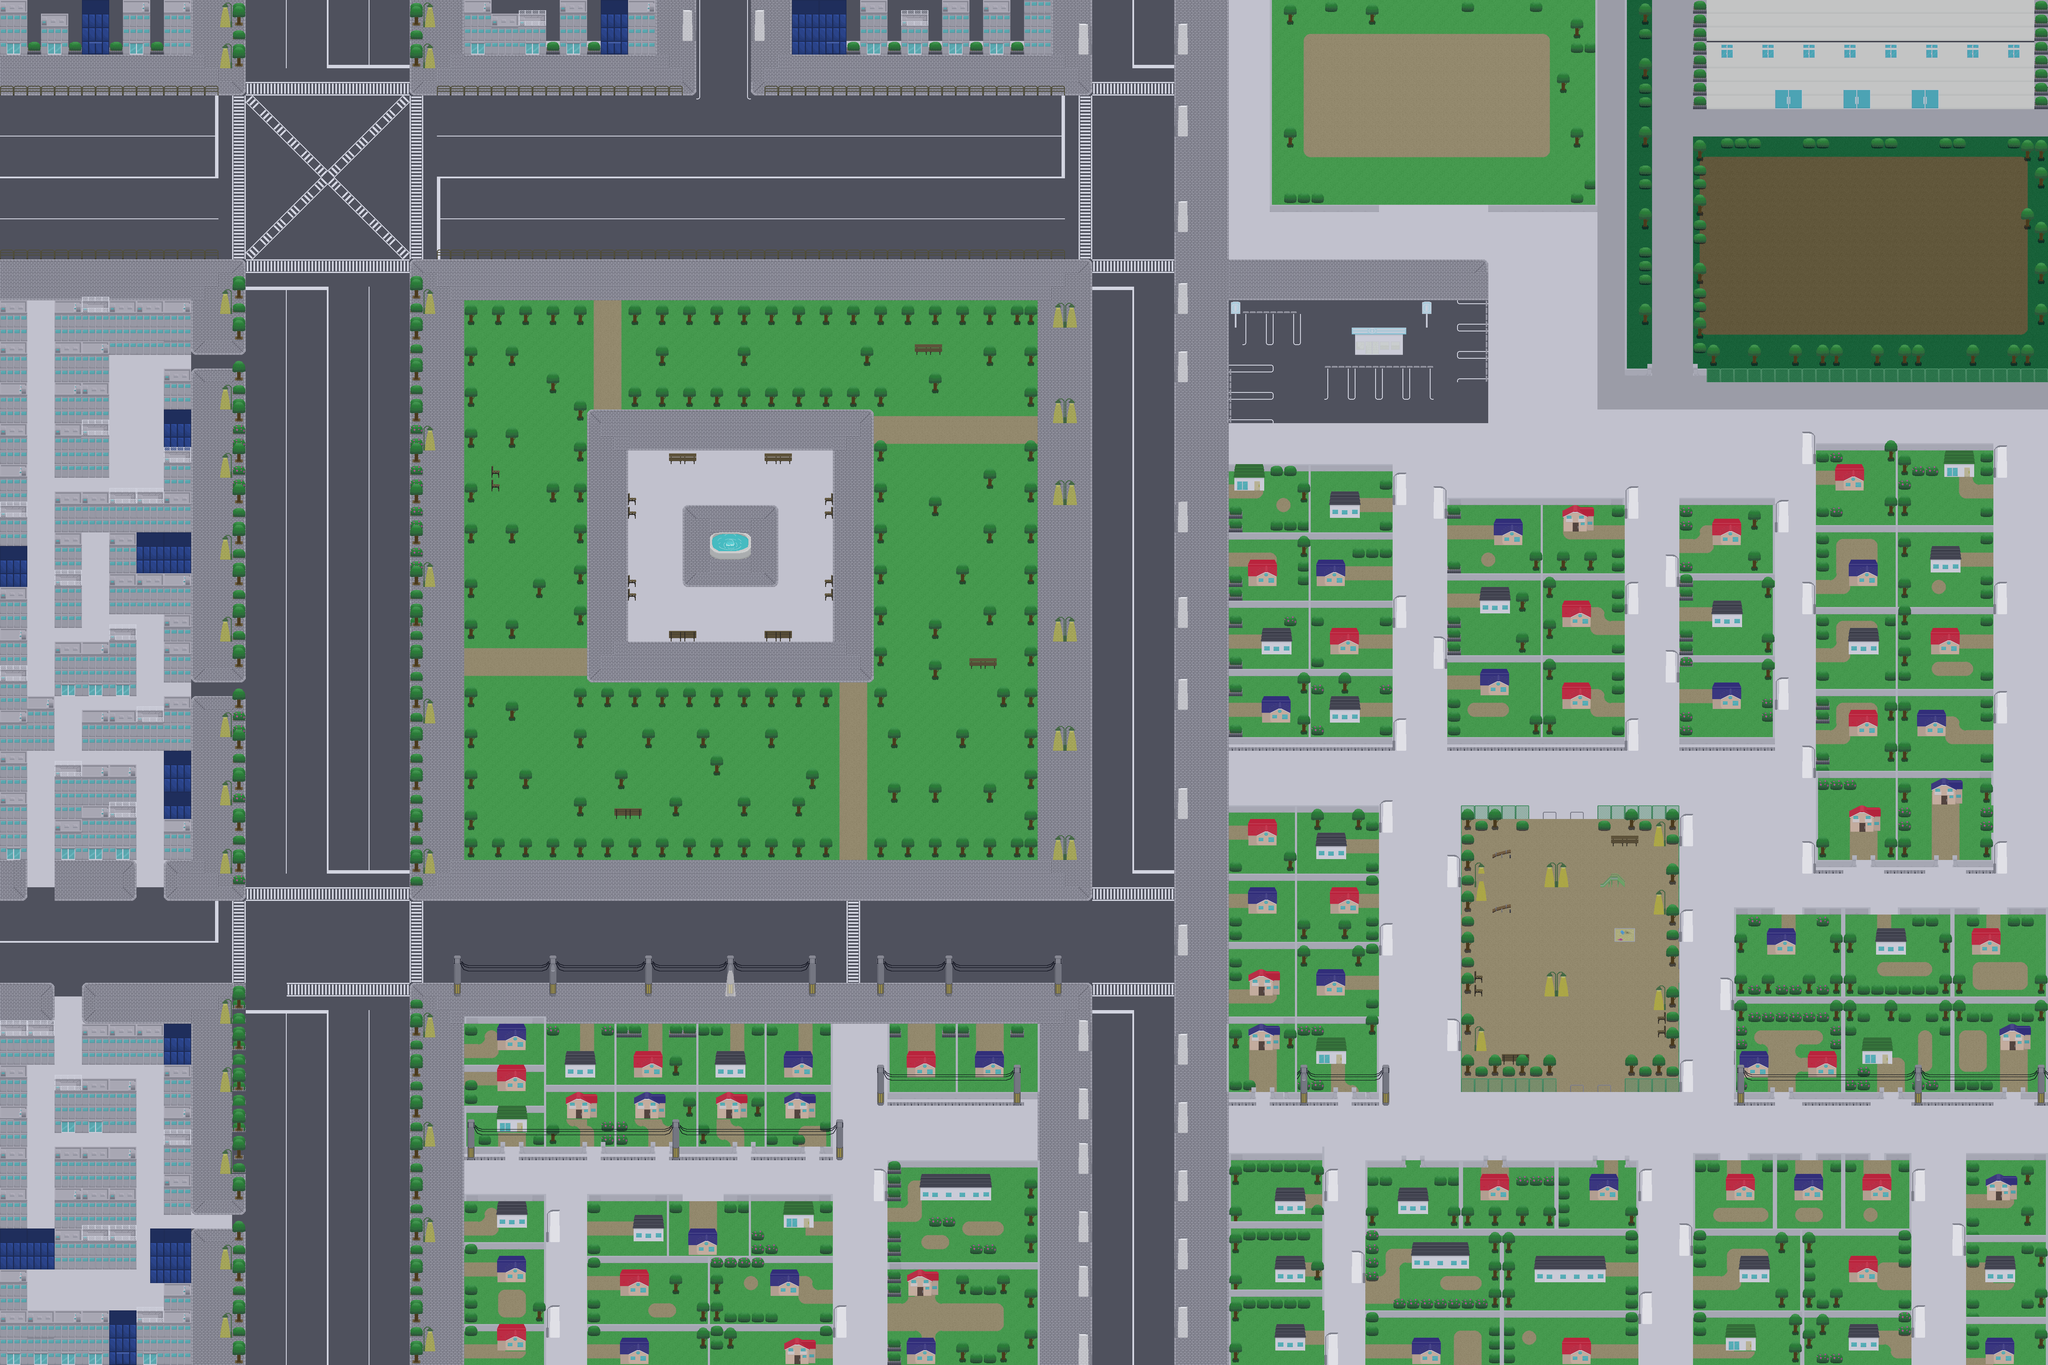

A level layout from a 2D game, rendered from its tile map. Below: a short description, then the map file with tile-grid data replaced by summaries:
An orthogonal 150x100 tile map with 32x32 px tiles, 6 tile layers (ground, road, player, saku, ...), 7 tilesets and 383 objects (main).

<map version="1.10" tiledversion="1.11.2" orientation="orthogonal" renderorder="right-down" width="150" height="100" tilewidth="32" tileheight="32" infinite="0" nextlayerid="11" nextobjectid="439">
 <editorsettings>
  <export target="town.json" format="json" />
 </editorsettings>
 <tileset firstgid="1" name="ground" tilewidth="32" tileheight="32" tilecount="112" columns="8">
  <image source="ground.png" width="256" height="448" />
 </tileset>
 <tileset firstgid="113" name="mati" tilewidth="32" tileheight="32" tilecount="112" columns="8">
  <image source="mati.png" width="256" height="448" />
 </tileset>
 <tileset firstgid="225" name="mati2" tilewidth="32" tileheight="32" tilecount="112" columns="8">
  <image source="mati2.png" width="256" height="448" />
 </tileset>
 <tileset firstgid="337" name="funsui" tilewidth="32" tileheight="32" tilecount="70" columns="10">
  <image source="funsui.png" width="320" height="224" />
  <tile id="0">
   <animation>
    <frame tileid="0" duration="200" />
    <frame tileid="1" duration="200" />
    <frame tileid="2" duration="200" />
    <frame tileid="3" duration="200" />
    <frame tileid="4" duration="200" />
    <frame tileid="5" duration="200" />
    <frame tileid="6" duration="200" />
    <frame tileid="7" duration="200" />
    <frame tileid="9" duration="200" />
   </animation>
  </tile>
  <tile id="10">
   <animation>
    <frame tileid="10" duration="200" />
    <frame tileid="11" duration="200" />
    <frame tileid="12" duration="200" />
    <frame tileid="13" duration="200" />
    <frame tileid="14" duration="200" />
    <frame tileid="15" duration="200" />
    <frame tileid="16" duration="200" />
    <frame tileid="17" duration="200" />
    <frame tileid="18" duration="200" />
    <frame tileid="19" duration="200" />
   </animation>
  </tile>
  <tile id="20">
   <animation>
    <frame tileid="20" duration="200" />
    <frame tileid="21" duration="200" />
    <frame tileid="22" duration="200" />
    <frame tileid="23" duration="200" />
    <frame tileid="24" duration="200" />
    <frame tileid="25" duration="200" />
    <frame tileid="26" duration="200" />
    <frame tileid="27" duration="200" />
    <frame tileid="28" duration="200" />
    <frame tileid="29" duration="200" />
   </animation>
  </tile>
  <tile id="30">
   <animation>
    <frame tileid="30" duration="200" />
    <frame tileid="31" duration="200" />
    <frame tileid="32" duration="200" />
    <frame tileid="33" duration="200" />
    <frame tileid="34" duration="200" />
    <frame tileid="35" duration="200" />
    <frame tileid="36" duration="200" />
    <frame tileid="37" duration="200" />
    <frame tileid="38" duration="200" />
    <frame tileid="39" duration="200" />
   </animation>
  </tile>
  <tile id="40">
   <animation>
    <frame tileid="40" duration="200" />
    <frame tileid="41" duration="200" />
    <frame tileid="42" duration="200" />
    <frame tileid="43" duration="200" />
    <frame tileid="44" duration="200" />
    <frame tileid="45" duration="200" />
    <frame tileid="46" duration="200" />
    <frame tileid="47" duration="200" />
    <frame tileid="48" duration="200" />
    <frame tileid="49" duration="200" />
   </animation>
  </tile>
  <tile id="50">
   <animation>
    <frame tileid="50" duration="200" />
    <frame tileid="51" duration="200" />
    <frame tileid="52" duration="200" />
    <frame tileid="53" duration="200" />
    <frame tileid="54" duration="200" />
    <frame tileid="55" duration="200" />
    <frame tileid="56" duration="200" />
    <frame tileid="57" duration="200" />
    <frame tileid="58" duration="200" />
    <frame tileid="59" duration="200" />
   </animation>
  </tile>
  <tile id="60">
   <animation>
    <frame tileid="60" duration="200" />
    <frame tileid="61" duration="200" />
    <frame tileid="62" duration="200" />
    <frame tileid="63" duration="200" />
    <frame tileid="64" duration="200" />
    <frame tileid="65" duration="200" />
    <frame tileid="66" duration="200" />
    <frame tileid="67" duration="200" />
    <frame tileid="68" duration="200" />
    <frame tileid="69" duration="200" />
   </animation>
  </tile>
 </tileset>
 <tileset firstgid="407" name="scoll" tilewidth="32" tileheight="32" tilecount="112" columns="8">
  <image source="scoll.png" width="256" height="448" />
 </tileset>
 <tileset firstgid="519" name="door3" tilewidth="32" tileheight="32" tilecount="10" columns="5">
  <image source="door3.png" width="160" height="64" />
 </tileset>
 <tileset firstgid="529" name="scoll" tilewidth="32" tileheight="32" tilecount="112" columns="8">
  <image source="scoll.png" width="256" height="448" />
 </tileset>
 <layer id="2" name="ground" width="150" height="100">
  <data>[15000 cells, 15000 non-empty, 3 distinct tile ids]</data>
 </layer>
 <layer id="4" name="road" width="150" height="100">
  <data>[15000 cells, 12712 non-empty, 69 distinct tile ids]</data>
 </layer>
 <layer id="1" name="player" width="150" height="100">
  <data>[15000 cells, 0 non-empty, 0 distinct tile ids]</data>
 </layer>
 <layer id="7" name="saku" width="150" height="100">
  <data>[15000 cells, 159 non-empty, 19 distinct tile ids]</data>
 </layer>
 <layer id="6" name="object2" width="150" height="100">
  <data>[15000 cells, 1958 non-empty, 106 distinct tile ids]</data>
 </layer>
 <layer id="5" name="object" width="150" height="100">
  <data>[15000 cells, 3101 non-empty, 138 distinct tile ids]</data>
 </layer>
 <objectgroup id="8" name="collision">
  <!-- 383 objects omitted --></objectgroup>
 <objectgroup id="9" name="spawn" class="main">
  <!-- 2 objects omitted --></objectgroup>
 <objectgroup id="10" name="portal">
  <properties>
   <property name="prompt" value="Enter School" />
   <property name="target_map" value="school" />
   <property name="target_spawn" value="main" />
  </properties>
  <!-- 1 objects omitted --></objectgroup>
</map>
<!-- 383 of 383 objects omitted -->
